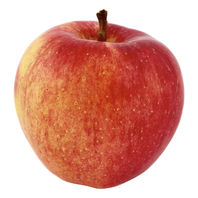
#> input picture apple.jpg, 198 x 198 px
$ python -i feature_extraction.py   (imports and definitions only)
#> lines starting #> are read from the running program, lines starting #| are printed output that depends on the picture
"""
Módulo de extração de características usando técnicas de PDI.
Implementa extração de características HSV (cor) e LBP (textura).
"""

import cv2
import numpy as np
from skimage.feature import local_binary_pattern
from typing import Tuple


def extract_hsv_histogram(image: np.ndarray, bins: Tuple[int, int, int] = (8, 8, 8)) -> np.ndarray:
    """
    Extrai histograma HSV de uma imagem.

    O espaço de cor HSV é mais robusto a variações de iluminação que RGB.

    Args:
        image: Imagem BGR (formato OpenCV)
        bins: Número de bins para cada canal (H, S, V)

    Returns:
        Vetor de características do histograma HSV normalizado
    """
    # Converte BGR para HSV
    hsv = cv2.cvtColor(image, cv2.COLOR_BGR2HSV)

    # Calcula histograma 3D
    hist = cv2.calcHist(
        [hsv],
        [0, 1, 2],  # Canais H, S, V
        None,
        bins,  # Número de bins por canal
        [0, 180, 0, 256, 0, 256]  # Ranges: H[0,180], S[0,256], V[0,256]
    )

    # Normaliza o histograma
    hist = cv2.normalize(hist, hist).flatten()

    return hist


def extract_lbp_histogram(image: np.ndarray, num_points: int = 8, radius: int = 1, bins: int = 256) -> np.ndarray:
    """
    Extrai características LBP (Local Binary Patterns) de uma imagem.

    LBP captura informações de textura locais comparando pixels vizinhos.

    Args:
        image: Imagem BGR (formato OpenCV)
        num_points: Número de pontos vizinhos ao redor de cada pixel
        radius: Raio do círculo ao redor do pixel central
        bins: Número de bins para o histograma LBP

    Returns:
        Vetor de características do histograma LBP normalizado
    """
    # Converte para escala de cinza
    gray = cv2.cvtColor(image, cv2.COLOR_BGR2GRAY)

    # Calcula LBP
    lbp = local_binary_pattern(gray, num_points, radius, method='uniform')

    # Calcula histograma do LBP
    hist, _ = np.histogram(
        lbp.ravel(),
        bins=bins,
        range=(0, bins),
        density=True
    )

    return hist


def extract_features(image: np.ndarray,
                     hsv_bins: Tuple[int, int, int] = (8, 8, 8),
                     lbp_points: int = 24,
                     lbp_radius: int = 3,
                     lbp_bins: int = 256) -> np.ndarray:
    """
    Extrai características completas combinando HSV e LBP.

    Pipeline:
    1. Extrai histograma HSV (características de cor)
    2. Extrai histograma LBP (características de textura)
    3. Concatena os vetores em um único vetor de características

    Args:
        image: Imagem BGR pré-processada
        hsv_bins: Bins para histograma HSV
        lbp_points: Número de pontos para LBP
        lbp_radius: Raio para LBP
        lbp_bins: Bins para histograma LBP

    Returns:
        Vetor de características concatenado (HSV + LBP)
    """
    # Extrai características HSV
    hsv_features = extract_hsv_histogram(image, bins=hsv_bins)

    # Extrai características LBP
    lbp_features = extract_lbp_histogram(image, num_points=lbp_points, radius=lbp_radius, bins=lbp_bins)

    # Concatena os vetores de características
    features = np.concatenate([hsv_features, lbp_features])

    return features


def extract_features_from_dataset(images: list,
                                  hsv_bins: Tuple[int, int, int] = (8, 8, 8),
                                  lbp_points: int = 24,
                                  lbp_radius: int = 3,
                                  lbp_bins: int = 256,
                                  verbose: bool = True) -> np.ndarray:
    """
    Extrai características de um conjunto de imagens.

    Args:
        images: Lista de imagens pré-processadas
        hsv_bins: Bins para histograma HSV
        lbp_points: Número de pontos para LBP
        lbp_radius: Raio para LBP
        lbp_bins: Bins para histograma LBP
        verbose: Se True, exibe progresso

    Returns:
        Array 2D onde cada linha é o vetor de características de uma imagem
    """
    features_list = []

    for i, img in enumerate(images):
        if verbose and (i + 1) % 50 == 0:
            print(f"Extraindo características: {i + 1}/{len(images)}")

        features = extract_features(img, hsv_bins, lbp_points, lbp_radius, lbp_bins)
        features_list.append(features)

    if verbose:
        print(f"Extração completa: {len(images)} imagens")

    return np.array(features_list)

>>> import cv2
>>> picture = cv2.imread('../apple.jpg')
#> picture is the input picture: shape (198, 198, 3); mean B, G, R 145.4, 158.9, 220.5
>>> result = extract_features(picture)
#> in extract_hsv_histogram, `hsv = cv2.cvtColor(image, cv2.COLOR_BGR2HSV)`: hsv: shape (198, 198, 3); mean H, S, V 20.8, 100.2, 220.6
#> in extract_hsv_histogram, `hist = cv2.normalize(hist, hist).flatten()`: hist = 512 values, max 0.872 at index 7, min 0 at index 0, mean 0.00458
#> in extract_features, `hsv_features = extract_hsv_histogram(image, bins=hsv_bins)`: hsv_features has the same summary as hist in extract_hsv_histogram
#> in extract_lbp_histogram, `gray = cv2.cvtColor(image, cv2.COLOR_BGR2GRAY)`:
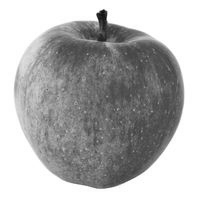
#> gray: shape (198, 198); min 6, max 255, mean 175.8
#> in extract_lbp_histogram, `lbp = local_binary_pattern(gray, num_points, radius, method='uniform')`:
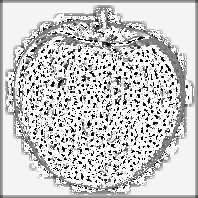
#> lbp: shape (198, 198) float64; min 0, max 25, mean 19.7; drawn with min black and max white
#> in extract_lbp_histogram, `hist, _ = np.histogram( lbp.ravel(), bins=bins, range=(0, bins), densi..`: hist = 256 values, max 0.34 at index 25, min 0 at index 26, mean 0.00391
#> in extract_features, `lbp_features = extract_lbp_histogram(image, num_points=lbp_points, rad..`: lbp_features has the same summary as hist in extract_lbp_histogram
#> in extract_features, `features = np.concatenate([hsv_features, lbp_features])`: features = 768 values, max 0.872 at index 7, min 0 at index 0, mean 0.00436
#> result has the same summary as features in extract_features
